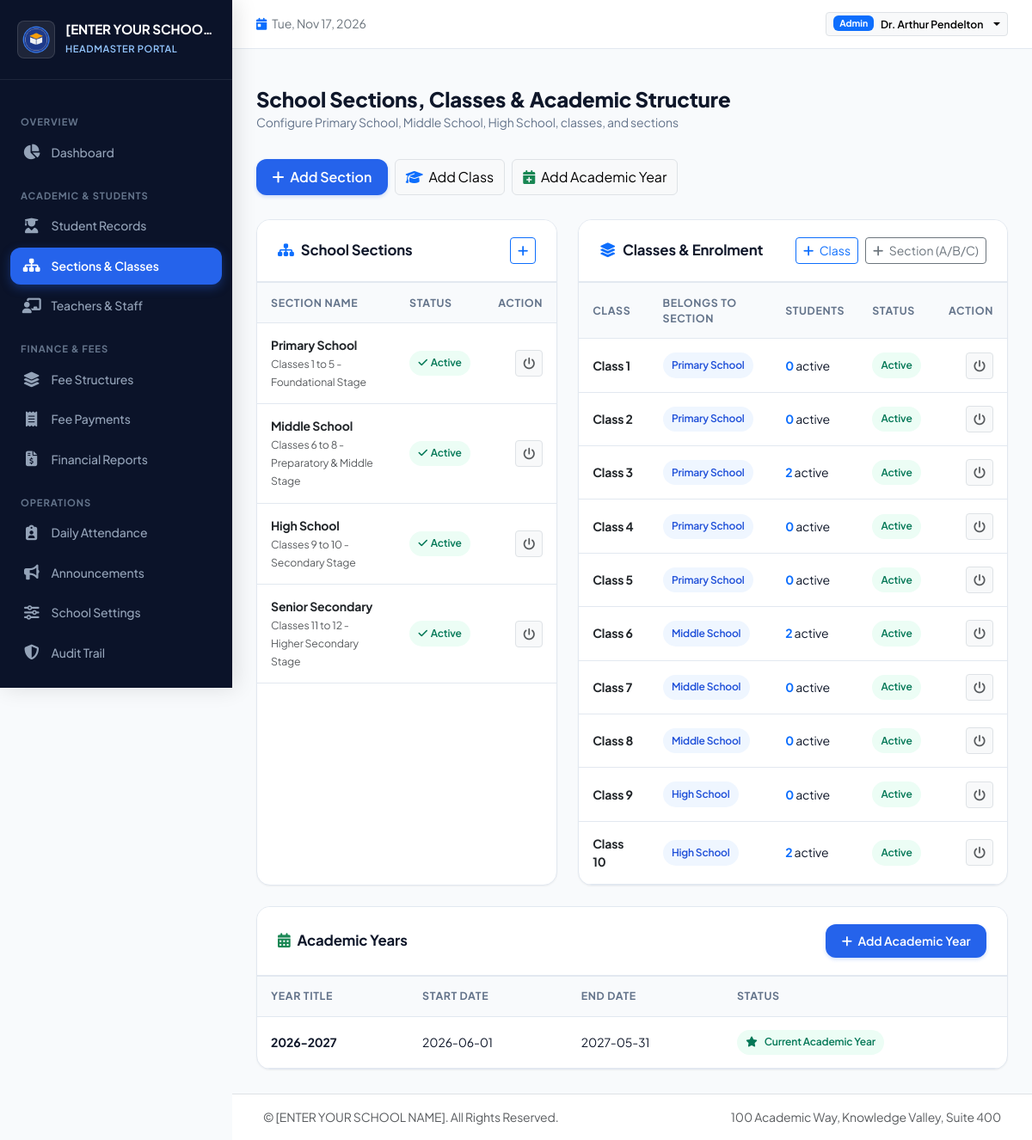
Page /admin/sections-classes (signed in) on the committed database.
### tables this page shows
CREATE TABLE school_settings (
        id INTEGER PRIMARY KEY,
        school_name TEXT NOT NULL DEFAULT '[ENTER YOUR SCHOOL NAME]',
        school_address TEXT DEFAULT '',
        school_phone TEXT DEFAULT '',
        school_email TEXT DEFAULT '',
        school_website TEXT DEFAULT '',
        headmaster_name TEXT DEFAULT '',
        currency_symbol TEXT DEFAULT '$',
        logo_path TEXT DEFAULT '',
        updated_at TIMESTAMP DEFAULT CURRENT_TIMESTAMP
    );

CREATE TABLE users (
        id INTEGER PRIMARY KEY AUTOINCREMENT,
        username TEXT NOT NULL UNIQUE,
        password_hash TEXT NOT NULL,
        role TEXT NOT NULL CHECK(role IN ('admin', 'teacher', 'student')),
        full_name TEXT NOT NULL,
        email TEXT DEFAULT '',
        phone TEXT DEFAULT '',
        is_active INTEGER DEFAULT 1,
        created_at TIMESTAMP DEFAULT CURRENT_TIMESTAMP
    );

CREATE TABLE school_sections (
        id INTEGER PRIMARY KEY AUTOINCREMENT,
        name TEXT NOT NULL UNIQUE,
        description TEXT DEFAULT '',
        is_active INTEGER DEFAULT 1
    );

CREATE TABLE classes (
        id INTEGER PRIMARY KEY AUTOINCREMENT,
        section_id INTEGER NOT NULL REFERENCES school_sections(id) ON DELETE CASCADE,
        name TEXT NOT NULL,
        display_order INTEGER DEFAULT 0,
        is_active INTEGER DEFAULT 1,
        UNIQUE(section_id, name)
    );

CREATE TABLE academic_years (
        id INTEGER PRIMARY KEY AUTOINCREMENT,
        name TEXT NOT NULL UNIQUE,
        start_date DATE,
        end_date DATE,
        is_current INTEGER DEFAULT 0
    );

### routes/admin.py (the view)
@admin_bp.route('/sections-classes', methods=['GET'])
def sections_classes():
    db = get_db()
    sections = db.execute("SELECT * FROM school_sections ORDER BY id ASC;").fetchall()
    classes = db.execute("""
        SELECT c.*, s.name as section_name,
               (SELECT COUNT(*) FROM students st WHERE st.class_id = c.id AND st.status = 'Active') as student_count
        FROM classes c
        JOIN school_sections s ON c.section_id = s.id
        ORDER BY c.section_id, c.display_order, c.name ASC;
    """).fetchall()
    class_sections = db.execute("""
        SELECT cs.*, c.name as class_name,
               (SELECT COUNT(*) FROM students st WHERE st.class_section_id = cs.id AND st.status = 'Active') as student_count
        FROM class_sections cs
        JOIN classes c ON cs.class_id = c.id
        ORDER BY c.name, cs.section_name ASC;
    """).fetchall()
    academic_years = db.execute("SELECT * FROM academic_years ORDER BY id DESC;").fetchall()
    return render_template('admin/sections_classes.html',
        settings=get_school_settings(),
        sections=sections,
        classes=classes,
        class_sections=class_sections,
        academic_years=academic_years
    )

### models.py (called while the page is built, shortened)
def get_db():
    if 'db' not in g:
        db_path = current_app.config.get('DATABASE_PATH', Config.DATABASE_PATH)
        g.db = sqlite3.connect(db_path)
        g.db.row_factory = sqlite3.Row
        g.db.execute("PRAGMA foreign_keys = ON;")
    return g.db

def get_school_settings():
    db = get_db()
    row = db.execute("SELECT * FROM school_settings WHERE id = 1;").fetchone()
    if row:
        return dict(row)

    @property
    def is_active(self):
        return self._is_active

    @staticmethod
    def get_by_id(user_id):
        db = get_db()
        cursor = db.execute("SELECT * FROM users WHERE id = ?", (user_id,))
        row = cursor.fetchone()
        if not row:
            return None
        return User._build_from_row(row)

### routes/admin.py (called while the page is built)
@admin_bp.before_request
@login_required
@admin_required
def admin_before_request():
    pass

### templates/admin/sections_classes.html (shortened to what this page needs)
{% extends "base.html" %}
{% block content %}
<div class="page-header">
  <div>
    <h2 class="page-title">School Sections, Classes & Academic Structure</h2>
    <p class="page-subtitle">Configure Primary School, Middle School, High School, classes, and sections</p>
  </div>
  <div class="d-flex gap-2">
    <button class="btn btn-primary-custom" data-bs-toggle="modal" data-bs-target="#addSectionModal">
      <i class="fa-solid fa-plus me-1"></i> Add Section
    </button>
    <button class="btn btn-light border" data-bs-toggle="modal" data-bs-target="#addClassModal">
      <i class="fa-solid fa-graduation-cap text-primary me-1"></i> Add Class
    </button>
    <button class="btn btn-light border" data-bs-toggle="modal" data-bs-target="#addAcademicYearModal">
      <i class="fa-solid fa-calendar-plus text-success me-1"></i> Add Academic Year
    </button>
  </div>
</div>
<div class="row g-4">
  <div class="col-lg-5">
    <div class="card-custom h-100">
      <div class="card-custom-header">
        <h5 class="card-custom-title"><i class="fa-solid fa-sitemap text-primary me-2"></i>School Sections</h5>
        <button class="btn btn-sm btn-outline-primary" data-bs-toggle="modal" data-bs-target="#addSectionModal">
          <i class="fa-solid fa-plus"></i>
        </button>
      </div>
      <div class="table-responsive p-0">
        <table class="table-custom mb-0">
          <thead>
            <tr>
              <th>Section Name</th>
              <th>Status</th>
              <th class="text-end">Action</th>
            </tr>
          </thead>
          <tbody>
            {% for s in sections %}
              <tr>
                <td>
                  <div class="fw-bold text-dark">{{ s.name }}</div>
                  <small class="text-muted">{{ s.description }}</small>
                </td>
                <td>
                  {% if s.is_active %}
                    <span class="badge-custom badge-success"><i class="fa-solid fa-check"></i> Active</span>
                  {% else %}
                    <span class="badge-custom badge-secondary">Inactive</span>
                  {% endif %}
                </td>
                <td class="text-end">
                  <form action="{{ url_for('admin.toggle_section', section_id=s.id) }}" method="POST" class="d-inline">
                    <button type="submit" class="btn btn-sm btn-light border" title="Toggle Active">
                      <i class="fa-solid fa-power-off text-muted"></i>
                    </button>
                  </form>
                </td>
              </tr>
            {% else %}
              <tr><td colspan="3" class="text-center py-4 text-muted">No school sections configured.</td></tr>
            {% endfor %}
          </tbody>
        </table>
      </div>
    </div>
  </div>
  <div class="col-lg-7">
    <div class="card-custom h-100">
      <div class="card-custom-header">
        <h5 class="card-custom-title"><i class="fa-solid fa-layer-group text-primary me-2"></i>Classes & Enrolment</h5>
        <div class="d-flex gap-2">
          <button class="btn btn-sm btn-outline-primary" data-bs-toggle="modal" data-bs-target="#addClassModal">
            <i class="fa-solid fa-plus me-1"></i> Class
          </button>
          <button class="btn btn-sm btn-outline-secondary" data-bs-toggle="modal" data-bs-target="#addClassSectionModal">
            <i class="fa-solid fa-plus me-1"></i> Section (A/B/C)
          </button>
        </div>
      </div>
      <div class="table-responsive p-0">
        <table class="table-custom mb-0">
          <thead>
            <tr>
              <th>Class</th>
              <th>Belongs to Section</th>
              <th>Students</th>
              <th>Status</th>
              <th class="text-end">Action</th>
            </tr>
          </thead>
          <tbody>
            {% for c in classes %}
              <tr>
                <td class="fw-bold text-dark">{{ c.name }}</td>
                <td><span class="badge-custom badge-primary">{{ c.section_name }}</span></td>
                <td><span class="fw-bold text-primary">{{ c.student_count }}</span> active</td>
                <td>
                  {% if c.is_active %}
                    <span class="badge-custom badge-success">Active</span>
                  {% else %}
                    <span class="badge-custom badge-secondary">Disabled</span>
                  {% endif %}
                </td>
                <td class="text-end">
                  <form action="{{ url_for('admin.toggle_class', class_id=c.id) }}" method="POST" class="d-inline">
                    <button type="submit" class="btn btn-sm btn-light border" title="Toggle Status">
                      <i class="fa-solid fa-power-off text-muted"></i>
                    </button>
                  </form>
                </td>
              </tr>
            {% else %}
              <tr><td colspan="5" class="text-center py-4 text-muted">No classes configured.</td></tr>
            {% endfor %}
          </tbody>
        </table>
      </div>
    </div>
  </div>
</div>
<div class="row mt-4">
  <div class="col-12">
    <div class="card-custom">
      <div class="card-custom-header">
        <h5 class="card-custom-title"><i class="fa-solid fa-calendar-days text-success me-2"></i>Academic Years</h5>
        <button class="btn btn-sm btn-primary-custom" data-bs-toggle="modal" data-bs-target="#addAcademicYearModal">
          <i class="fa-solid fa-plus me-1"></i> Add Academic Year
        </button>
      </div>
      <div class="table-responsive p-0">
        <table class="table-custom mb-0">
          <thead>
            <tr>
              <th>Year Title</th>
              <th>Start Date</th>
              <th>End Date</th>
              <th>Status</th>
            </tr>
          </thead>
          <tbody>
            {% for ay in academic_years %}
              <tr>
                <td class="fw-bold">{{ ay.name }}</td>
                <td>{{ ay.start_date or 'N/A' }}</td>
                <td>{{ ay.end_date or 'N/A' }}</td>
                <td>
                  {% if ay.is_current %}
                    <span class="badge-custom badge-success"><i class="fa-solid fa-star me-1"></i> Current Academic Year</span>
                  {% else %}
                    <span class="badge-custom badge-secondary">Past / Future</span>
                  {% endif %}
                </td>
              </tr>
            {% else %}
              <tr><td colspan="4" class="text-center py-3 text-muted">No academic years set.</td></tr>
            {% endfor %}
          </tbody>
        </table>
      </div>
    </div>
  </div>
</div>
{% endblock %}

### templates/base.html (shortened to what this page needs)
<!DOCTYPE html>
<html lang="en">
<head>
  <link href="https://cdn.jsdelivr.net/npm/bootstrap@5.3.3/dist/css/bootstrap.min.css" rel="stylesheet">
  <link rel="stylesheet" href="https://cdnjs.cloudflare.com/ajax/libs/font-awesome/6.5.1/css/all.min.css">
  <link rel="stylesheet" href="{{ url_for('static', filename='css/style.css') }}">
</head>
<body>
  <div class="app-wrapper">
    <aside class="sidebar">
      <div class="sidebar-header">
        <img src="{% if school_settings.logo_path %}{{ url_for('static', filename=school_settings.logo_path) }}{% else %}{{ url_for('static', filename='images/default_logo.png') }}{% endif %}"
             alt="School Logo" class="school-brand-logo">
        <div class="school-brand-info">
          <h1 class="school-brand-name" title="{{ school_settings.school_name }}">{{ school_settings.school_name }}</h1>
          <span class="school-brand-badge">
            {% if current_user.role == 'admin' %}Headmaster Portal
            {% elif current_user.role == 'teacher' %}Teacher Portal
            {% elif current_user.role == 'student' %}Student Portal
            {% else %}Portal{% endif %}
          </span>
        </div>
      </div>
      <div class="sidebar-nav">
        {% if current_user.role == 'admin' %}
          <div class="nav-section-title">Overview</div>
          <a href="{{ url_for('admin.dashboard') }}" class="sidebar-link {% if request.endpoint == 'admin.dashboard' %}active{% endif %}">
            <i class="fa-solid fa-chart-pie"></i>
            <span>Dashboard</span>
          </a>
          <div class="nav-section-title">Academic & Students</div>
          <a href="{{ url_for('admin.students') }}" class="sidebar-link {% if request.endpoint in ['admin.students', 'admin.student_create', 'admin.student_view', 'admin.student_edit'] %}active{% endif %}">
            <i class="fa-solid fa-user-graduate"></i>
            <span>Student Records</span>
          </a>
          <a href="{{ url_for('admin.sections_classes') }}" class="sidebar-link {% if request.endpoint == 'admin.sections_classes' %}active{% endif %}">
            <i class="fa-solid fa-sitemap"></i>
            <span>Sections & Classes</span>
          </a>
          <a href="{{ url_for('admin.teachers') }}" class="sidebar-link {% if request.endpoint in ['admin.teachers', 'admin.teacher_create'] %}active{% endif %}">
            <i class="fa-solid fa-chalkboard-user"></i>
            <span>Teachers & Staff</span>
          </a>
          <div class="nav-section-title">Finance & Fees</div>
          <a href="{{ url_for('admin.fee_structures') }}" class="sidebar-link {% if request.endpoint == 'admin.fee_structures' %}active{% endif %}">
            <i class="fa-solid fa-layer-group"></i>
            <span>Fee Structures</span>
          </a>
          <a href="{{ url_for('admin.payments') }}" class="sidebar-link {% if request.endpoint in ['admin.payments', 'admin.payment_receipt'] %}active{% endif %}">
            <i class="fa-solid fa-receipt"></i>
            <span>Fee Payments</span>
          </a>
          <a href="{{ url_for('admin.fee_reports') }}" class="sidebar-link {% if request.endpoint == 'admin.fee_reports' %}active{% endif %}">
            <i class="fa-solid fa-file-invoice-dollar"></i>
            <span>Financial Reports</span>
          </a>
          <div class="nav-section-title">Operations</div>
          <a href="{{ url_for('admin.attendance') }}" class="sidebar-link {% if request.endpoint == 'admin.attendance' %}active{% endif %}">
            <i class="fa-solid fa-clipboard-user"></i>
            <span>Daily Attendance</span>
          </a>
          <a href="{{ url_for('admin.notices') }}" class="sidebar-link {% if request.endpoint == 'admin.notices' %}active{% endif %}">
            <i class="fa-solid fa-bullhorn"></i>
            <span>Announcements</span>
          </a>
          <a href="{{ url_for('admin.settings') }}" class="sidebar-link {% if request.endpoint == 'admin.settings' %}active{% endif %}">
            <i class="fa-solid fa-sliders"></i>
            <span>School Settings</span>
          </a>
          <a href="{{ url_for('admin.audit_logs') }}" class="sidebar-link {% if request.endpoint == 'admin.audit_logs' %}active{% endif %}">
            <i class="fa-solid fa-shield-halved"></i>
            <span>Audit Trail</span>
          </a>
        {% endif %}
      </div>
    </aside>
    <div class="main-wrapper">
      <header class="topbar">
        <div class="d-flex align-items-center gap-3">
          <div class="d-none d-md-block text-secondary small">
            <i class="fa-solid fa-calendar-day me-1 text-primary"></i>
            <span id="currentDateDisplay">Today</span>
          </div>
        </div>
        <div class="d-flex align-items-center gap-3">
          <div class="dropdown">
            <button class="btn btn-light btn-sm border dropdown-toggle d-flex align-items-center gap-2" type="button" data-bs-toggle="dropdown">
              <span class="badge bg-primary text-capitalize">{{ current_user.role }}</span>
              <span class="fw-semibold small d-none d-sm-inline">{{ current_user.full_name }}</span>
            </button>
          </div>
        </div>
      </header>
      <div class="container-fluid px-4 pt-3">
      </div>
      <main class="content-area">
        {% block content %}{% endblock %}
      </main>
      <footer class="bg-white border-top py-3 px-4 text-center text-muted small mt-auto">
        <div class="container-fluid d-flex flex-column flex-sm-row justify-content-between align-items-center gap-2">
          <span>&copy; {{ school_settings.school_name }}. All Rights Reserved.</span>
          <span>{{ school_settings.school_address }}</span>
        </div>
      </footer>
    </div>
  </div>
</body>
</html>

### rows in the picture
school_settings: school_name "[ENTER YOUR SCHOO…", school_name "[ENTER YOUR SCHOOL NAME]", school_address "100 Academic Way, Knowledge Valley, Suite 400"
users: role "Admin", full_name "Dr. Arthur Pendelton"
school_sections: name "Primary School", description "Classes 1 to 5 - Foundational Stage", is_active 1 (drawn)
school_sections: name "Middle School", description "Classes 6 to 8 - Preparatory & Middle Stage", is_active 1 (drawn)
school_sections: name "High School", description "Classes 9 to 10 - Secondary Stage", is_active 1 (drawn)
school_sections: name "Senior Secondary", description "Classes 11 to 12 - Higher Secondary Stage", is_active 1 (drawn)
classes: name "Class 1", section_name "Primary School", student_count "0", is_active "Active"
classes: name "Class 2", section_name "Primary School", student_count "0", is_active "Active"
classes: name "Class 3", section_name "Primary School", student_count "2", is_active "Active"
classes: name "Class 4", section_name "Primary School", student_count "0", is_active "Active"
classes: name "Class 5", section_name "Primary School", student_count "0", is_active "Active"
classes: name "Class 6", section_name "Middle School", student_count "2", is_active "Active"
classes: name "Class 7", section_name "Middle School", student_count "0", is_active "Active"
classes: name "Class 8", section_name "Middle School", student_count "0", is_active "Active"
classes: name "Class 9", section_name "High School", student_count "0", is_active "Active"
classes: name "Class 10", section_name "High School", student_count "2", is_active "Active"
academic_years: name "2026-2027", start_date "2026-06-01", end_date "2027-05-31", is_current 1 (drawn)
